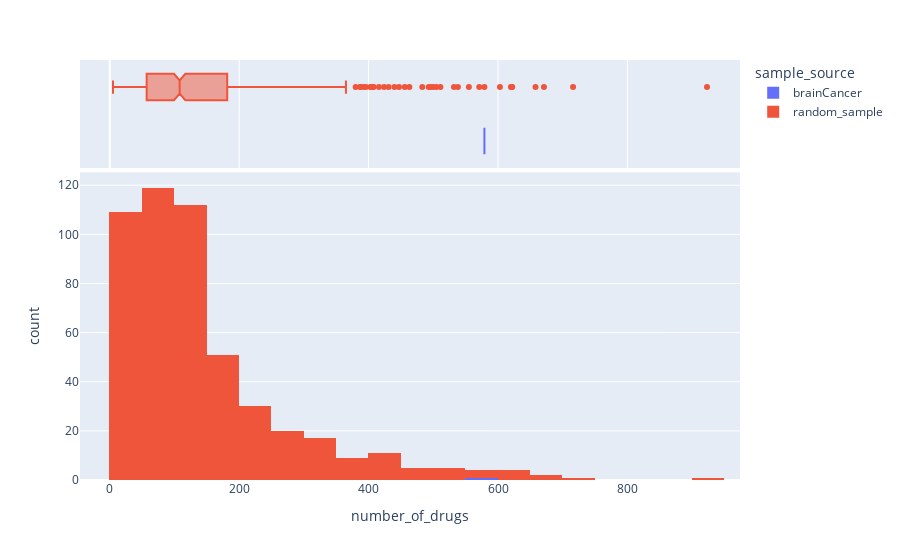

Notebook source saved alongside this figure:
### Code cell
fig = px.histogram(temp, x='number_of_drugs', color='sample_source', marginal='box')
fig.show()

### Figure 1 — Plotly figure (JSON) as saved in the notebook; plotly's stock layout.template omitted (floating-point values rounded to 4 significant figures; data arrays with more than 128 entries replaced by an {"elided": "..."} marker saying what was removed)
{"data": [{"alignmentgroup": "True", "bingroup": "x", "hovertemplate": "sample_source=brainCancer<br>number_of_drugs=%{x}<br>count=%{y}<extra></extra>", "legendgroup": "brainCancer", "marker": {"color": "#636efa", "pattern": {"shape": ""}}, "name": "brainCancer", "offsetgroup": "brainCancer", "orientation": "v", "showlegend": true, "type": "histogram", "x": [579], "xaxis": "x", "yaxis": "y"}, {"alignmentgroup": "True", "hovertemplate": "sample_source=brainCancer<br>number_of_drugs=%{x}<extra></extra>", "legendgroup": "brainCancer", "marker": {"color": "#636efa"}, "name": "brainCancer", "notched": true, "offsetgroup": "brainCancer", "showlegend": false, "type": "box", "x": [579], "xaxis": "x2", "yaxis": "y2"}, {"alignmentgroup": "True", "bingroup": "x", "hovertemplate": "sample_source=random_sample<br>number_of_drugs=%{x}<br>count=%{y}<extra></extra>", "legendgroup": "random_sample", "marker": {"color": "#EF553B", "pattern": {"shape": ""}}, "name": "random_sample", "offsetgroup": "random_sample", "orientation": "v", "showlegend": true, "type": "histogram", "x": {"elided": "499 str values"}, "xaxis": "x", "yaxis": "y"}, {"alignmentgroup": "True", "hovertemplate": "sample_source=random_sample<br>number_of_drugs=%{x}<extra></extra>", "legendgroup": "random_sample", "marker": {"color": "#EF553B"}, "name": "random_sample", "notched": true, "offsetgroup": "random_sample", "showlegend": false, "type": "box", "x": {"elided": "499 str values"}, "xaxis": "x2", "yaxis": "y2"}], "layout": {"barmode": "relative", "legend": {"title": {"text": "sample_source"}, "tracegroupgap": 0}, "margin": {"t": 60}, "xaxis": {"anchor": "y", "domain": [0, 1], "title": {"text": "number_of_drugs"}}, "xaxis2": {"anchor": "y2", "domain": [0, 1], "matches": "x", "showgrid": true, "showticklabels": false}, "yaxis": {"anchor": "x", "domain": [0, 0.7326], "title": {"text": "count"}}, "yaxis2": {"anchor": "x2", "domain": [0.7426, 1], "matches": "y2", "showgrid": false, "showline": false, "showticklabels": false, "ticks": ""}}}
